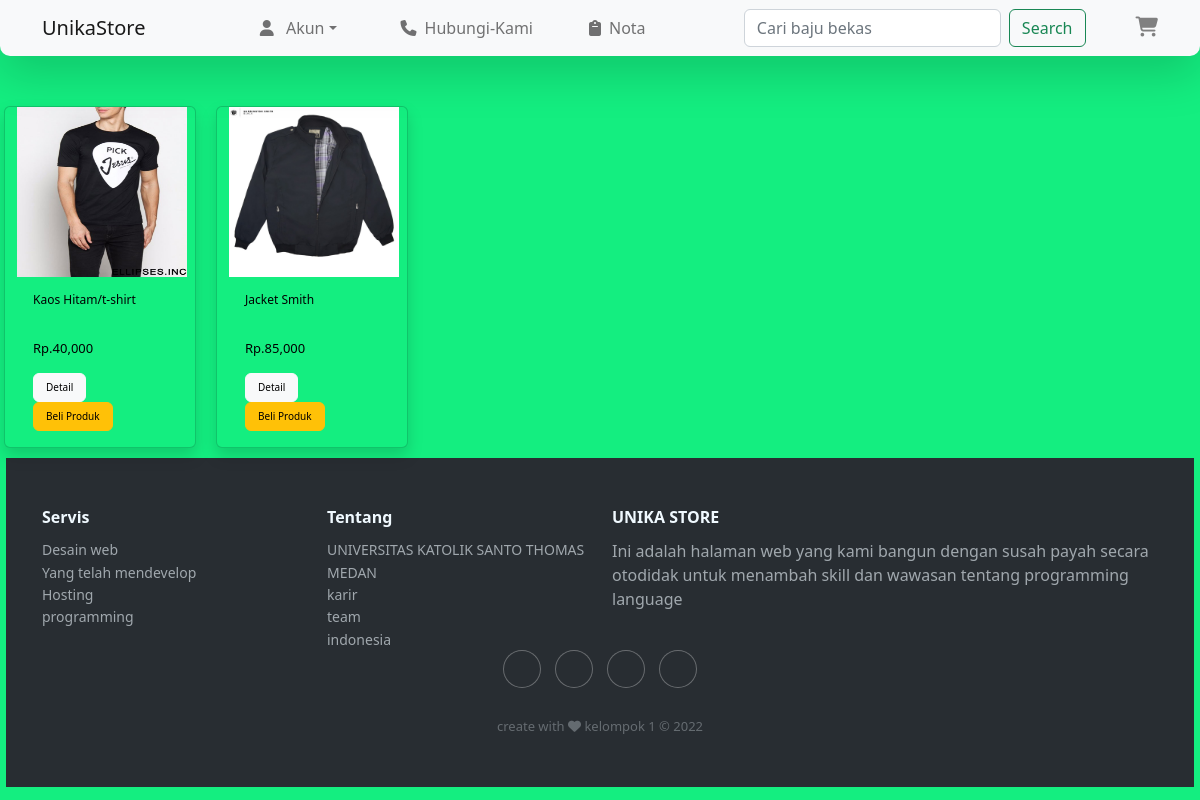
Screenshot of /kategori/k_pakaian.php with the database file from the repository.
### tables this page shows
CREATE TABLE `produk` (
  `id` int(11) NOT NULL,
  `namaproduk` varchar(25) NOT NULL,
  `deskripsi` varchar(255) NOT NULL,
  `harga` varchar(16) NOT NULL,
  `gambar` varchar(255) NOT NULL
);

### kategori/k_pakaian.php (the view, shortened to what this page needs)
<?php
include '../config.php';
?>
 <?php
 $semuadata=array();
 $ambil=$conn->query("SELECT * FROM produk WHERE namaproduk LIKE '%kaos%' OR  namaproduk  LIKE '%jacket%'
                       OR  namaproduk  LIKE '%pakaian%'  OR  namaproduk  LIKE '%baju%'   ");
 while ($pecah = $ambil->fetch_assoc())
 {
     $semuadata[]=$pecah;
 }
 ?>
<!DOCTYPE html>
<html lang="en">
  <head>
    <link href="https://cdn.jsdelivr.net/npm/bootstrap@5.2.0-beta1/dist/css/bootstrap.min.css" rel="stylesheet" />
    <link rel="stylesheet" href="../css/stylel1.css" />
    <?php include '../db_user/footerkit.php' ?>
    <link rel="stylesheet" href="https://cdnjs.cloudflare.com/ajax/libs/ionicons/2.0.1/css/ionicons.min.css">
    <nav class="navbar navbar-expand-lg bg-light shadow-lg fixed-top">
      <div class="container">
        <a class="navbar-brand" href="">UnikaStore</a>
        <div class="collapse navbar-collapse" id="navbarSupportedContent">
          <ul class="navbar-nav m-auto">
            <li class="nav-item dropdown pe-5">
              <a class="nav-link dropdown-toggle" href="#" id="navbarDropdown" role="button" data-bs-toggle="dropdown" aria-expanded="false"><i class="fa-solid fa-user pe-2" ></i> Akun</a>
            </li>
            <li class="nav-item">
              <a class="nav-link pe-5" aria-current="page" href="../contact us/contact.php"><i class="fa-solid fa-phone pe-2"></i>Hubungi-Kami</a>
            </li>
            <li class="nav-item">
              <a class="nav-link" href="../riwayat.php"><i class="fa-solid fa-clipboard pe-2"></i>Nota</a>
            </li>
          </ul>
          <form class=" d-flex"  action="../search.php" method="get">
            <input type="text" class="form-control me-2" placeholder="Cari baju bekas"  name="keyword"  required />
            <button class="btn btn-outline-success" >Search</button>
          </form>
          <div class="keranjang" ><a href="../keranjang.php"><i class="fa-solid fa-cart-shopping"></i></a></div>
        </div>
      </div>
    </nav>
  </head>
  <br><br><br><br>
     <div class="row">
            <?php foreach ($semuadata as $key => $value) : ?>
                <div class="card shadow " style="width:12rem; background-color: #14ee80; ">
      <img src="../img/<?php echo $value['gambar'] ?>" alt="..." style="width:170px; height:170px; box-sizing :border-box;">
      <div class="card-body">
        <div class="bagian1">
        <h5 class="card-title"><?php echo $value['namaproduk'] ?></h5><br>
        <p class="card-text">Rp.<?php echo number_format($value ['harga'])  ?></p></div>
        <div class="bagian2">
        <a href="../detail.php?id=<?php echo $value['id']; ?>" class=" btn btn-light"style="font-size:10px;">Detail</a>
        <a href="../pembelian.php?id=<?php echo $value['id'];  ?>" class=" btn btn-warning"style="font-size:10px;">Beli Produk </a></div>
      </div>
    </div>
    <?php endforeach ?>
    </div>
<?php include '../db_user/footer.php' ?>
</html>

### css/stylel1.css (style rules this page uses)
.navbar { border-radius: 0 0 10px 10px; }
.keranjang a i { font-size: 20px; padding-left: 50px; color: grey; }
.row .card { margin: 10px; cursor: pointer; box-sizing: border-box; }
.card-body .card-title { font-size: 12px; color: black; }
.card-body .card-text { font-size: 13px; color: black; font-weight: 500; }
.bagian1 { display: block; width: 150px; height: 80px; }

### rows the page displays
produk: gambar (picture), namaproduk "Kaos Hitam/t-shirt", harga "40,000"
produk: gambar (picture), namaproduk "Jacket Smith", harga "85,000"
